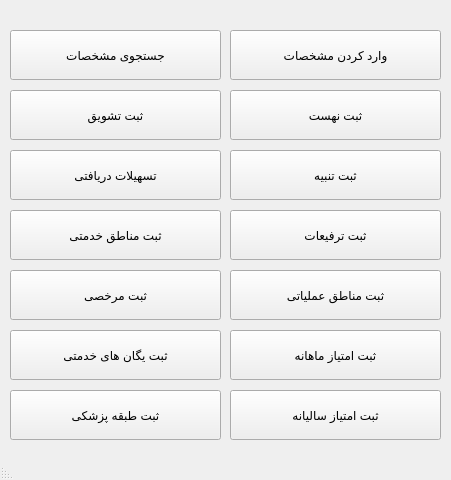
<?xml version="1.0" encoding="UTF-8"?>
<ui version="4.0">
 <class>MainWindow</class>
 <widget class="QMainWindow" name="MainWindow">
  <property name="geometry">
   <rect>
    <x>0</x>
    <y>0</y>
    <width>451</width>
    <height>480</height>
   </rect>
  </property>
  <property name="windowTitle">
   <string>MainWindow</string>
  </property>
  <property name="layoutDirection">
   <enum>Qt::RightToLeft</enum>
  </property>
  <property name="styleSheet">
   <string notr="true"/>
  </property>
  <widget class="QWidget" name="centralwidget">
   <widget class="QPushButton" name="pushButton">
    <property name="geometry">
     <rect>
      <x>230</x>
      <y>30</y>
      <width>211</width>
      <height>50</height>
     </rect>
    </property>
    <property name="styleSheet">
     <string notr="true"/>
    </property>
    <property name="text">
     <string>وارد کردن مشخصات</string>
    </property>
   </widget>
   <widget class="QPushButton" name="pushButton_2">
    <property name="geometry">
     <rect>
      <x>10</x>
      <y>30</y>
      <width>211</width>
      <height>50</height>
     </rect>
    </property>
    <property name="text">
     <string>جستجوی مشخصات</string>
    </property>
   </widget>
   <widget class="QPushButton" name="pushButton_3">
    <property name="geometry">
     <rect>
      <x>230</x>
      <y>90</y>
      <width>211</width>
      <height>50</height>
     </rect>
    </property>
    <property name="text">
     <string>ثبت نهست</string>
    </property>
   </widget>
   <widget class="QPushButton" name="pushButton_4">
    <property name="geometry">
     <rect>
      <x>230</x>
      <y>150</y>
      <width>211</width>
      <height>50</height>
     </rect>
    </property>
    <property name="text">
     <string>ثبت تنبیه</string>
    </property>
   </widget>
   <widget class="QPushButton" name="pushButton_5">
    <property name="geometry">
     <rect>
      <x>10</x>
      <y>90</y>
      <width>211</width>
      <height>50</height>
     </rect>
    </property>
    <property name="text">
     <string>ثبت تشویق</string>
    </property>
   </widget>
   <widget class="QPushButton" name="pushButton_6">
    <property name="geometry">
     <rect>
      <x>10</x>
      <y>150</y>
      <width>211</width>
      <height>50</height>
     </rect>
    </property>
    <property name="text">
     <string>تسهیلات دریافتی</string>
    </property>
   </widget>
   <widget class="QPushButton" name="pushButton_7">
    <property name="geometry">
     <rect>
      <x>10</x>
      <y>210</y>
      <width>211</width>
      <height>50</height>
     </rect>
    </property>
    <property name="text">
     <string>ثبت مناطق خدمتی</string>
    </property>
   </widget>
   <widget class="QPushButton" name="pushButton_8">
    <property name="geometry">
     <rect>
      <x>230</x>
      <y>210</y>
      <width>211</width>
      <height>50</height>
     </rect>
    </property>
    <property name="text">
     <string>ثبت ترفیعات</string>
    </property>
   </widget>
   <widget class="QPushButton" name="pushButton_9">
    <property name="geometry">
     <rect>
      <x>230</x>
      <y>270</y>
      <width>211</width>
      <height>50</height>
     </rect>
    </property>
    <property name="text">
     <string>ثبت مناطق عملیاتی</string>
    </property>
   </widget>
   <widget class="QPushButton" name="pushButton_10">
    <property name="geometry">
     <rect>
      <x>10</x>
      <y>270</y>
      <width>211</width>
      <height>50</height>
     </rect>
    </property>
    <property name="text">
     <string>ثبت مرخصی</string>
    </property>
   </widget>
   <widget class="QPushButton" name="pushButton_11">
    <property name="geometry">
     <rect>
      <x>230</x>
      <y>330</y>
      <width>211</width>
      <height>50</height>
     </rect>
    </property>
    <property name="text">
     <string>ثبت امتیاز ماهانه</string>
    </property>
   </widget>
   <widget class="QPushButton" name="pushButton_12">
    <property name="geometry">
     <rect>
      <x>10</x>
      <y>330</y>
      <width>211</width>
      <height>50</height>
     </rect>
    </property>
    <property name="text">
     <string>ثبت یگان های خدمتی</string>
    </property>
   </widget>
   <widget class="QPushButton" name="pushButton_13">
    <property name="geometry">
     <rect>
      <x>10</x>
      <y>390</y>
      <width>211</width>
      <height>50</height>
     </rect>
    </property>
    <property name="text">
     <string>ثبت طبقه پزشکی</string>
    </property>
   </widget>
   <widget class="QPushButton" name="pushButton_14">
    <property name="geometry">
     <rect>
      <x>230</x>
      <y>390</y>
      <width>211</width>
      <height>50</height>
     </rect>
    </property>
    <property name="text">
     <string>ثبت امتیاز سالیانه</string>
    </property>
   </widget>
  </widget>
  <widget class="QStatusBar" name="statusbar"/>
 </widget>
 <resources/>
 <connections/>
</ui>
